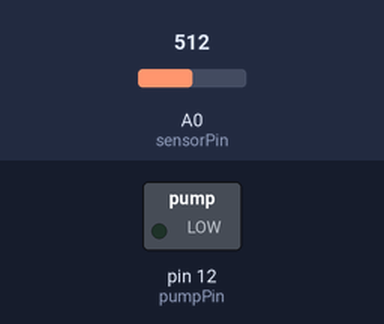
Bench run of a sketch on a simulated Arduino Uno, built with avr-gcc and run on an emulated ATmega328P. Shown: switched loads named in the sketch (green lamp = pin HIGH). Inputs (shaded band) come from the test bench; at power-on: A0 (sensorPin) = 512.

Above: at 18.0 s.
18.1 s: A0 (sensorPin) set to 417
33.1 s: A0 (sensorPin) set to 393
At 36.0 s:
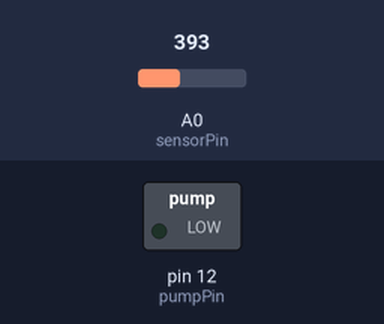
48.1 s: A0 (sensorPin) set to 410
At 48.4 s:
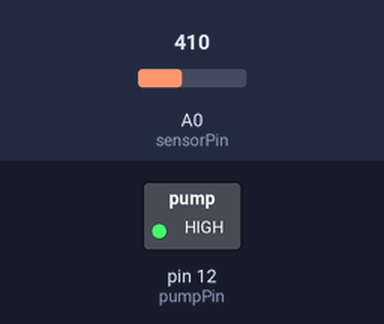
63.1 s: A0 (sensorPin) set to 390
At 63.1 s:
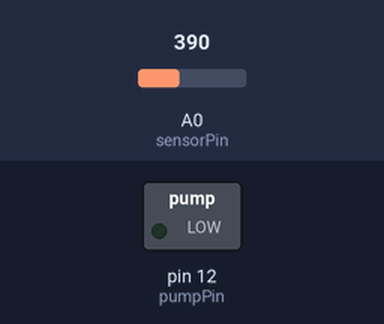
Timing chart, 0 to 66.1 s (numbered marks = the images above; inputs shaded):
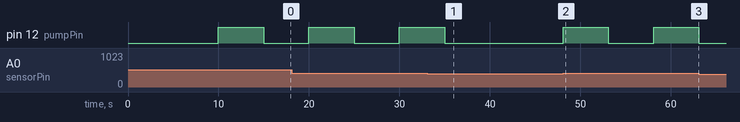

Measured:
- after the input at 33.1 s, pin 12 (pumpPin): goes on until 35.0 s, then stays LOW
- after the input at 48.1 s, pin 12 (pumpPin): alternates HIGH for 5.0 s and LOW for 5.0 s, starting at once
- after the input at 63.1 s, pin 12 (pumpPin): stays LOW (without the input it goes to HIGH after 5.0 s)

The sketch:

sketch.ino
```cpp
// constants
const int pumpPin = 12;
const int sensorPin = A0;
const int moistLimit = 400;

const long mesInterval = 10000;


// variables
int pump_state = HIGH;
int sensorValue;
int limit = 300;

unsigned long prevMillis = 0;
unsigned long curMillis = 0;

void setup() {
  // put your setup code here, to run once:
  pinMode(pumpPin, OUTPUT);
  // Serial.begin(9600);
}

void loop() {
  curMillis = millis();
  if (curMillis - prevMillis >= mesInterval) {
    sensorValue = analogRead(sensorPin);
    if (sensorValue > moistLimit) {
      digitalWrite(pumpPin, HIGH);
      prevMillis = curMillis;
      delay(5000);
      digitalWrite(pumpPin, LOW);
    }
  }
}

// digitalWrite(pumpPin, HIGH);
// sensorValue = analogRead(sensorPin); // only enable shortly when measure needed. e.g once every two hour
// Serial.println("Analog Value : ");
// Serial.println(sensorValue);
//  delay(1000); // use millis instead like in rummiduino
```
